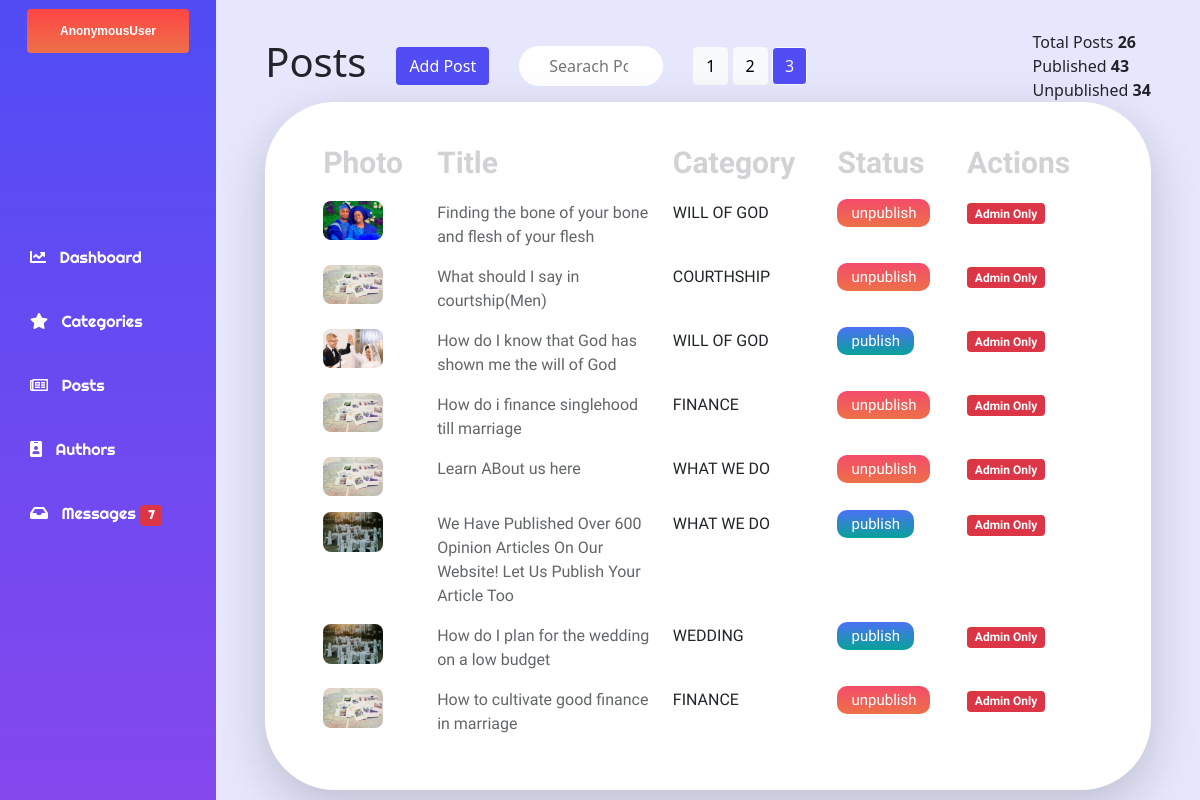
Before: /dashboard/posts/?page=3 with the older database file.
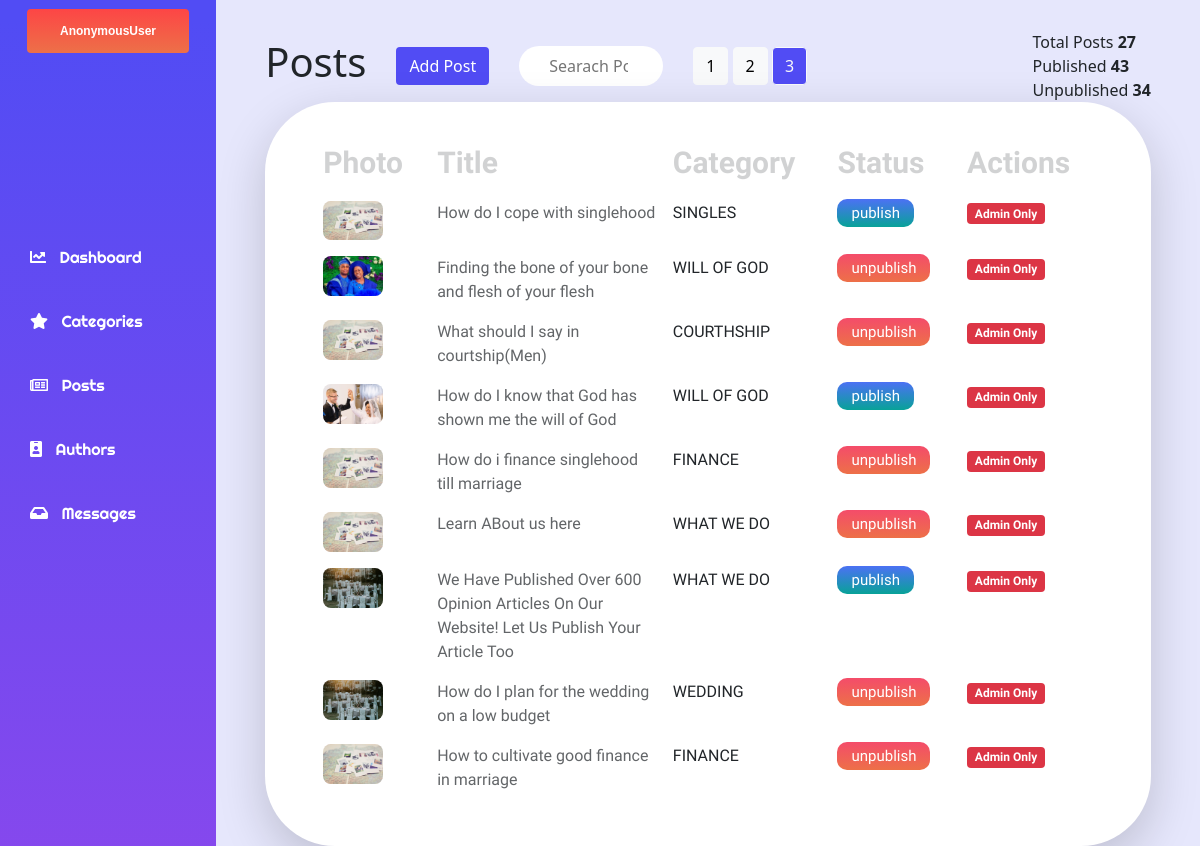
After: the same page with the newer database file.
### website/models.py (models this page shows, shortened)
class Post(models.Model):
    title = models.CharField(max_length=250, unique=True)
    content = RichTextUploadingField()
    category = models.ForeignKey(Category, on_delete=models.CASCADE)
    image = models.ImageField(upload_to='post', blank=True, null=True)
    author = models.ForeignKey(settings.AUTH_USER_MODEL, on_delete=models.CASCADE)
    published = models.BooleanField(default=False)
    created = models.DateTimeField(auto_now_add=True, blank=True, null=True)
    updated = models.DateTimeField(auto_now=True, blank=True, null=True)
    read_time = models.IntegerField()
    slug = models.SlugField(null=True,unique=True)
    featured = models.BooleanField(default=False)
    view_count = models.IntegerField(default=0)
    class Meta:
        ordering = ('title',)
        verbose_name = 'post'
        verbose_name_plural = 'posts'

class Category(models.Model):
    name = models.CharField(max_length=250, unique=True)
    description = models.TextField(blank=True)
    slug = models.SlugField(null=True,unique=True)
    navbar = models.BooleanField(default=False)
    def __str__(self):
        return self.name
    class Meta:
        ordering = ('name',)
        verbose_name = 'category'
        verbose_name_plural = 'categories'

### dashboard/views.py (the view)
# urls.py: path('posts/', views.postsView, name='posts'),
def postsView(request):
    messages.success(request, "post added")
    posts_unordered = Post.objects.all()
    post_listed = posts_unordered.order_by('-created')
    paginator = Paginator(post_listed, 9)
    try:
        page = int(request.GET.get('page', '1'))
    except:
        page = 1
    try:
        posted = paginator.page(page)
    except  (EmptyPage, InvalidPage):
        posted = paginator.page(paginator.num_pages)
    context = {
        'post_listed': post_listed,
        'posted': posted    }
    return render(request, 'dashboard/posts.html', context)

### contact/forms.py
class MessageForm(ModelForm):
    class Meta:
        model = Messages
        fields = ['name', 'email', 'body']

### website/context_processors.py (called while the page is built)
def whatWeDo(request):
    whatWeDo = Post.objects.filter(category = 8)
    return dict(whatWeDo=whatWeDo)

def menu(request):
    links = Category.objects.filter(navbar = True)
    return dict(links=links)

def post_menu(request):
    post_list = Post.objects.filter(published = True)
    return dict(post_list=post_list)

def message_count(request):
    message_countAll = Messages.objects.filter(read=False)
    message_count = message_countAll.count()
    return dict(message_count=message_count)

def contact_form(request):
    formMessage = MessageForm()
    context = {
        'formMessage':formMessage
    }
    return context

### dashboard/templates/dashboard/posts.html (shortened to what this page needs)
{% extends "baseManager.html" %}
{% load static %}
{% block content%}
<link rel="stylesheet" href="{% static 'css/posts.css' %}" />
  <div class="content mobileContainer">
    <div style="width: 90%;" class="tableHeaderContainer ">
      <div class="postSection">
        <h1 class="postSectionItem">Posts</h1>
        <a  href="{% url 'dashboard:addPost' %}" class="postSectionItem btn btn-purple add">Add Post</a>
        <form class="postSectionItem">
            <input class="postSectionSearch unwanted-column" placeholder="Searach Posts.." type="search">
        </form>
        <div class=" unwanted-column">
          {% if posted.paginator.num_pages > 1 %}
            <div class="text-center">
              {% for pg in posted.paginator.page_range %}
                <a href="?page={{pg}}" class="btn btn-light
                  {% if posted.number == pg %}active bg-dark text-light  {% endif %}">{{pg}}
                </a>
              {% endfor %}
            </div>
          {% endif %}
        </div>
      </div>
      <div style="float: right !important;" class=" figuresSection">
        <p class="totalParagraph unwanted-column">Total Posts <span class="totalParagraphBold"> {{post_listed|length}}</span></p>
        <p class="totalParagraph unwanted-column">Published <span class="totalParagraphBold"> 43</span></p>
        <p class="totalParagraph unwanted-column">Unpublished <span class="totalParagraphBold"> 34</span></p>
      </div>
    </div>
<div class="tableConatiner shadow-lg">
    <table  class="myTableStyling table table-borderless">
        <thead class="thead-dark">
          <tr>
              <th scope="">Photo</th>
            <th class="titleCol" scope="">Title</th>
            <th class="unwanted-column"  scope="">Category</th>
            <th class="unwanted-column" scope="cl">Status</th>
            <th scope="">Actions</th>
          </tr>
        </thead>
        <tbody>
            {% for p in posted.object_list %}
          <tr class="">
            <td><a class="" href=""><img class="" style="width: 60px; border-radius: 8px;" src="{{p.image.url}}"></a></td>
            <td class="titleColValues" style="opacity: 70%;">{{p.title}}</td>
            <td class="catCol unwanted-column"> {{p.category}}</td>
            <td class="unwanted-column">
            {% if p.published %}
                <a href="{% url 'dashboard:unpublishPost' p.category.slug p.slug %}"  class="buttonUnPublish ">unpublish</a>
            {%else%}
            <a href="{% url 'dashboard:publishPost' p.category.slug p.slug %}"  class="buttonPublish">publish</a>
            {% endif %}
            </td>
            <td class="actionRow">
              {% if request.user.groups.all.0.name == 'Admin' %}
                <a class="actionItem" href="{% url 'dashboard:editPost' p.category.slug p.slug %}"><i class="far fa-edit"></i></a>
                <a class="actionItem text-danger text-center" href="{% url 'dashboard:deletePost' p.category.slug p.slug %}"><i class="fas fa-trash"></i></a>
          {%else%}
              <p class="badge bg-danger">Admin Only</p>
          {% endif %}
              </td>
          </tr>
          {% endfor %}
        </tbody>
      </table>
</div>
</div>
{% endblock content%}

Changed rows visible on the page:
now on this page (row unchanged): Post: image (picture), title "How do I cope with singlehood", category "SINGLES", published "publish"
changed Post "How do I plan for the wedding on a low budget": published "publish" → "unpublish"
Other visible differences:
{{ post_listed|length }}: "26" → "27"
{{ message_count }}: "7" → (not shown)
